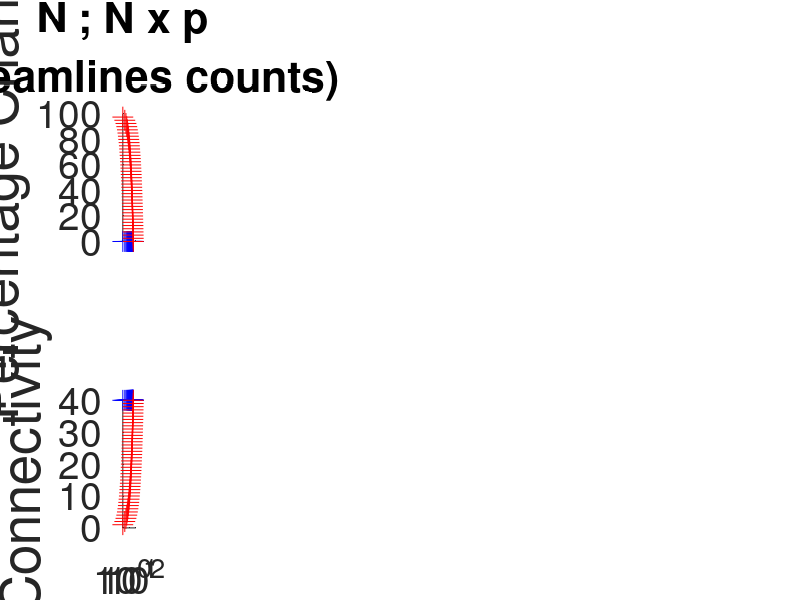

The MATLAB source for this figure: (Note: this script raises an error after producing the figure.)
% Reproduce a number of steps that were presented in:
%
% Zalesky A, Sarwar T, Ramamohanarao K
% A cautionary note on the use of SIFT in pathological connectomes
% Magn Reson Med. 2020 Mar;83(2):791-794. doi: 10.1002/mrm.28037
%
% , but presenting additional data derived from those experiments.

% Additional files required:
%   calc_cf.m
%   calc_mu.m
%   calc_n1.m

% Note: Figure positioning / font sizes / plot widths are optimised for a 4K display



clear all;
close all;

% constants throughout experiment
v=1.0;
n2=0;



% draw raw streamline counts as points rather than lines, since
%   they are not derivatives of the experiment
N=40;
N1=repmat(N-n2, 1, N);
N2=1:N;
N1_perc=-100.0*(N1-N)/N;
N2_perc=-100.0*(N2-N)/N;

figure;
subplot(2, 9, 1);
hold on
title("N ; N x p \n(streamlines counts)", "FontSize", 20)
axis("Tic", "Labely")
set(gca, "XTickMode", "manual")
set(gca, "XTick", [1 10 100])
set(gca, "FontSize", 28)
ylabel("Percentage Change", "FontSize", 40)
axis([1 100 0 100])
semilogx(1:N, N1_perc, "color", "blue", "marker", "+", "markersize", 15, "linestyle", "none")
semilogx(1:N, N2_perc, "color", "red", "marker", "+", "markersize", 15, "linestyle", "none")

subplot(2, 9, 10);
hold on
set(gca, "XTickMode", "manual")
set(gca, "XTick", [1 10 100])
xticklabels([{"10^0"} {"10^1"} {"10^2"}])
set(gca, "FontSize", 28)
ylabel("Connectivity", "FontSize", 40)
axis([1 100 0 40])
semilogx(1:N, N1, "color", "blue", "marker", "+", "markersize", 15, "linestyle", "none")
semilogx(1:N, N2, "color", "red", "marker", "+", "markersize", 15, "linestyle", "none")



column_index=2;
for N=[40,1000];

  Nrange=1:N;

  % generate the appropriate x-axis ticks based on the number of streamlines
  xaxis_max_log=ceil(log10(N));
  xaxis_max=10^xaxis_max_log;
  xaxis_tick_powers=0:1:xaxis_max_log;
  xaxis_tick_values=10.^xaxis_tick_powers;
  xaxis_tick_strings=repmat({""}, 1, length(xaxis_tick_powers));
  for i=1:1:length(xaxis_tick_strings)
    xaxis_tick_strings(i)=strcat("10^",num2str(xaxis_tick_powers(i)));
  end

  for K=[5,10,40];
    c1_exact=zeros(1,N);
    c2_exact=zeros(1,N);
    c1_round=zeros(1,N);
    c2_round=zeros(1,N);
    c1_lower=zeros(1,N);
    c2_lower=zeros(1,N);
    c1_upper=zeros(1,N);
    c2_upper=zeros(1,N);
    for Np=Nrange;
      p=Np/N;
      n1=calc_n1(N, K, p, v);
      mu_exact=calc_mu(N, K, p, v, n1, n2);
      c1_exact(1,Np)=(N-n1)*mu_exact;
      c2_exact(1,Np)=Np*mu_exact;

      % find range of floating-point solutions that would have mapped
      %   onto the same integer solution
      n1_floor=floor(n1);
      n1_ceil=ceil(n1);
      cf_floor=calc_cf(N, K, p, v, n1_floor, n2);
      cf_ceil=calc_cf(N, K, p, v, n1_ceil, n2);
      if cf_ceil < cf_floor
        n1_round=n1_ceil;
        n1_lower=n1_floor;
        if calc_cf(N, K, p, v, n1_ceil+1, n2) < cf_ceil
          n1_upper=n1_ceil;
        else
          n1_upper=n1_ceil+1;
        endif
      else
        n1_round=n1_floor;
        if calc_cf(N, K, p, v, n1_floor-1, n2) < cf_floor
          n1_lower=n1_floor;
        else
          n1_lower=n1_floor-1;
        endif
        n1_upper=n1_ceil;
      endif

      mu_round=calc_mu(N, K, p, v, n1_round, n2);
      c1_round(1,Np)=(N-n1_round)*mu_round;
      c2_round(1,Np)=Np*mu_round;
      mu_lower=calc_mu(N, K, p, v, n1_lower, n2);
      c1_lower(1,Np)=(N-n1_lower)*mu_lower;
      c2_lower(1,Np)=Np*mu_lower;
      mu_upper=calc_mu(N, K, p, v, n1_upper, n2);
      c1_upper(1,Np)=(N-n1_upper)*mu_upper;
      c2_upper(1,Np)=Np*mu_upper;
    endfor

    c1_exact_perc=-100.0*(c1_exact-v)/v;
    c2_exact_perc=-100.0*(c2_exact-v)/v;
    c1_round_perc=-100.0*(c1_round-v)/v;
    c2_round_perc=-100.0*(c2_round-v)/v;
    c1_lower_perc=-100.0*(c1_lower-v)/v;
    c2_lower_perc=-100.0*(c2_lower-v)/v;
    c1_upper_perc=-100.0*(c1_upper-v)/v;
    c2_upper_perc=-100.0*(c2_upper-v)/v;

    subplot(2, 9, column_index);

    title(strcat("N=", num2str(N), ";\nK=", num2str(K), " (", num2str(2*K), "mm)"), "FontSize", 20)
    axis("Tic", "Labely")
    set(gca, "XTickMode", "manual")
    set(gca, "XTick", xaxis_tick_values)
    set(gca, "FontSize", 28)

    % specify display range along y-axis to match Zalesky et al., 2019
    % for data omitted from Zalesky et al., 2019, use the same range as the
    %   corresponding sub-figure with a smaller streamline count
    if N==40
      if K==5
        yrange=[-10; 30];
      elseif K==10
        yrange=[-5; 15];
      elseif K==40
        yrange=[0; 1.5];
      endif
    elseif N==1000
      if K==5
        yrange=[-10; 30];
      elseif K==10
        yrange=[-5; 15];
      elseif K==40
        yrange=[-2; 4];
      endif
    endif
    axis(cat(1, [1; xaxis_max], yrange))

    hold on

    patch([Nrange, Nrange(end:-1:1)]', [c1_upper_perc, c1_lower_perc(end:-1:1)]', "blue", "linestyle", ":", "edgecolor", "blue", "facealpha", 0.1)
    patch([Nrange, Nrange(end:-1:1)]', [c2_upper_perc, c2_lower_perc(end:-1:1)]', "red", "linestyle", ":", "edgecolor", "red", "facealpha", 0.1)

    semilogx(Nrange, c1_round_perc, "color", "blue", "linewidth", 6)
    semilogx(Nrange, c2_round_perc, "color", "red", "linewidth", 6)
    semilogx(Nrange, c1_exact_perc, "color", "blue", "linestyle", "--", "linewidth", 4)
    semilogx(Nrange, c2_exact_perc, "color", "red", "linestyle", "--", "linewidth", 4)



    subplot(2, 9, 9+column_index)
    set(gca, "XTickMode", "manual")
    set(gca, "XTick", xaxis_tick_values)
    set(gca, "FontSize", 28)

    if N==40
      if K==5
        yrange=[0.7; 1.1];
      elseif K==10
        yrange=[0.85; 1.05];
      elseif K==40
        yrange=[0.985; 1.00];
      else
        error
      endif
    elseif N==1000
      if K==5
        yrange=[0.7; 1.1];
      elseif K==10
        yrange=[0.85; 1.05];
      elseif K==40
        yrange=[0.96; 1.02];
      else
        error
      endif
    else
      error
    endif
    axis(cat(1, [1; xaxis_max], yrange))
    xticklabels(xaxis_tick_strings)

    hold on

    patch([Nrange, Nrange(end:-1:1)]', [c1_upper, c1_lower(end:-1:1)]', "blue", "linestyle", ":", "edgecolor", "blue", "facealpha", 0.1)
    patch([Nrange, Nrange(end:-1:1)]', [c2_upper, c2_lower(end:-1:1)]', "red", "linestyle", ":", "edgecolor", "red", "facealpha", 0.1)

    semilogx(Nrange, c1_round, "color", "blue", "linewidth", 6)
    semilogx(Nrange, c2_round, "color", "red", "linewidth", 6)
    semilogx(Nrange, c1_exact, "color", "blue", "linestyle", "--", "linewidth", 4)
    semilogx(Nrange, c2_exact, "color", "red", "linestyle", "--", "linewidth", 4)

    column_index = column_index + 1;
  endfor
endfor






N=40;
Nrange=1:N;
Klist=[5 10 20 40];
colors=[[0.59 0.00 0.20]; [0.87 0.22 0.32]; [0.94 0.40 0.22]; [0.99 0.68 0.37]];
c1_exact_perc=zeros(4,N);
c1_exact=zeros(4,N);
c2_exact_perc=zeros(4,N);
c2_exact=zeros(4,N);
for Kindex=1:4;
  K=Klist(Kindex);
  for Np=1:N;
    p=Np/N;
    n1=calc_n1(N, K, p, v);
    mu_exact=calc_mu(N, K, p, v, n1, n2);
    c1_exact(Kindex,Np)=(N-n1)*mu_exact;
    c2_exact(Kindex,Np)=Np*mu_exact;
  endfor
endfor

c1_exact_perc=-100.0*(c1_exact-v)/v;
c2_exact_perc=-100.0*(c2_exact-v)/v;

subplot(2, 9, 8);
title("Non-Integer\nSolution")
axis("Tic", "Labely")
set(gca, "XTickMode", "manual")
set(gca, "XTick", xaxis_tick_values)
set(gca, "FontSize", 28)
axis([1 100 0 20])
hold on
for Kindex=1:4;
  semilogx(Nrange, c2_exact_perc(Kindex,:), "color", colors(Kindex,:), "linewidth", 6, "linestyle", "--")
  semilogx(Nrange, c1_exact_perc(Kindex,:), "color", [0.54 0.63 0.80], "linewidth", 6, "linestyle", "--")
endfor

subplot(2, 9, 17);
set(gca, "XTickMode", "manual")
set(gca, "XTick", [1 10 100])
xticklabels([{"10^0"} {"10^1"} {"10^2"}])
set(gca, "FontSize", 28)
axis([1 100 0.75*v v])
hold on
for Kindex=1:4;
  semilogx(Nrange, c2_exact(Kindex,:), "color", colors(Kindex,:), "linewidth", 6, "linestyle", "--")
  semilogx(Nrange, c1_exact(Kindex,:), "color", [0.54 0.63 0.80], "linewidth", 6, "linestyle", "--")
endfor



FAref=0.8;
c1_FA_perc=zeros(4,N);
c1_FA=zeros(4,N);
c2_FA_perc=zeros(4,N);
c2_FA=zeros(4,N);
for Kindex=1:4;
  K=Klist(Kindex);
  for Np=1:N;
    p=Np/N;
    c1_FA(Kindex,Np)=(K*FAref)/K;
    c2_FA(Kindex,Np)=(((K-1)*FAref)+(FAref*p))/K;
  endfor
endfor

c1_FA_perc=-100.0*(c1_FA-FAref)/FAref;
c2_FA_perc=-100.0*(c2_FA-FAref)/FAref;

subplot(2, 9, 9);
hold on
title("Mean FA")
axis("Tic", "Labely")
set(gca, "XTickMode", "manual")
set(gca, "XTick", [1 10 100])
set(gca, "FontSize", 28)
axis([1 100 0 20])
for Kindex=1:4;
  semilogx(Nrange, c2_FA_perc(Kindex,:), "color", colors(Kindex,:), "linewidth", 6)
  semilogx(Nrange, c1_FA_perc(Kindex,:), "color", [0.54 0.63 0.80], "linewidth", 6)
endfor

subplot(2, 9, 18);
hold on
set(gca, "XTickMode", "manual")
set(gca, "XTick", [1 10 100])
xticklabels([{"10^0"} {"10^1"} {"10^2"}])
set(gca, "FontSize", 28)
axis([1 100 0.75*FAref FAref])
for Kindex=1:4;
  semilogx(Nrange, c2_FA(Kindex,:), "color", colors(Kindex,:), "linewidth", 6)
  semilogx(Nrange, c1_FA(Kindex,:), "color", [0.54 0.63 0.80], "linewidth", 6)
endfor






ha=get(gcf,'children');
set(ha(17),'position',[0.03 0.04 0.08 0.40])
set(ha(15),'position',[0.17 0.04 0.08 0.40])
set(ha(13),'position',[0.27 0.04 0.08 0.40])
set(ha(11),'position',[0.37 0.04 0.08 0.40])
set(ha(9),'position',[0.47 0.04 0.08 0.40])
set(ha(7),'position',[0.57 0.04 0.08 0.40])
set(ha(5),'position',[0.67 0.04 0.08 0.40])
set(ha(3),'position',[0.81 0.04 0.08 0.40])
set(ha(1),'position',[0.91 0.04 0.08 0.40])
set(ha(18),'position',[0.03 0.51 0.08 0.40])
set(ha(16),'position',[0.17 0.51 0.08 0.40])
set(ha(14),'position',[0.27 0.51 0.08 0.40])
set(ha(12),'position',[0.37 0.51 0.08 0.40])
set(ha(10),'position',[0.47 0.51 0.08 0.40])
set(ha(8),'position',[0.57 0.51 0.08 0.40])
set(ha(6),'position',[0.67 0.51 0.08 0.40])
set(ha(4),'position',[0.81 0.51 0.08 0.40])
set(ha(2),'position',[0.91 0.51 0.08 0.40])

